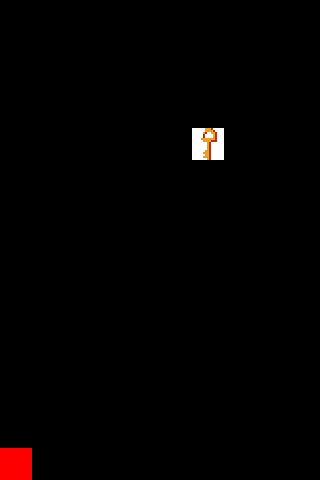

Tiled map render using the project's own tile images. Description and the map definition, with tile-layer contents summarised, below:
An orthogonal 10x15 tile map with 32x32 px tiles, 2 tile layers (Tile Layer 1, Tile Layer 2).

<map version="1.0" orientation="orthogonal" width="10" height="15" tilewidth="32" tileheight="32">
 <tileset firstgid="1" name="tileset" tilewidth="32" tileheight="32">
  <image source="tileset.png" width="128" height="32" />
  <tile id="1">
   <properties>
    <property name="ghost" value="" />
   </properties>
  </tile>
  <tile id="2">
   <properties>
    <property name="exit" value="" />
   </properties>
  </tile>
  <tile id="3">
   <properties>
    <property name="key" value="" />
   </properties>
  </tile>
 </tileset>
 <layer name="Tile Layer 1" width="10" height="15">
  <data>[150 cells, 81 non-empty, 3 distinct tile ids]</data>
 </layer>
 <layer name="Tile Layer 2" width="10" height="15">
  <data>[150 cells, 149 non-empty, 2 distinct tile ids]</data>
 </layer>
</map>
